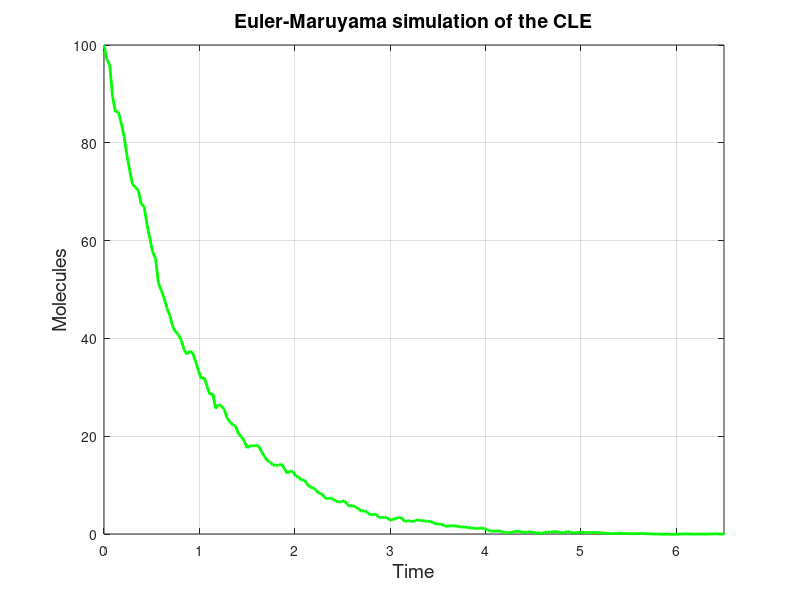

Write MATLAB code to recreate this figure.
%%%%%%%%%%%%%%%%%%%%%%%%%%%%%%%%%%%%%%%
% Euler-Maruyama simulation of CLE    %
%%%%%%%%%%%%%%%%%%%%%%%%%%%%%%%%%%%%%%%
%Hong Tran
  
%Parameter and initial conditions
 tfinal=9;
 L=300;
 tau=tfinal/L; %stepsize
 Y=100;
 Yvals(1)=100;
 c=1;
	
 %For loop to increment CLE algorithm 
 for k=1:L
 a=c*Y;
 d=tau*a+sqrt(abs(tau*a))*randn;
 Y=Y-c*d;
 Yvals(k+1)=Y;
 end
    
 %Plot the graph
 tvals = [0:tau:tfinal];
 plot(tvals,Yvals,'green','LineWidth',2)
 axis([0 6.5 0 100])
 xlabel('Time','FontSize',14)
 ylabel('Molecules','FontSize',14)
 title('Euler-Maruyama simulation of the CLE','FontSize',14)
 grid on